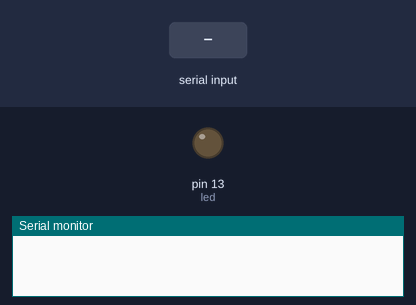
Simulated run of this sketch. Board: Arduino Uno, built with avr-gcc and run on an emulated ATmega328P. On the bench: output pins drawn as LEDs (lit = HIGH), the last lines printed to the serial monitor. The inputs (shaded band) are chosen by the test bench.

Above: at 1.2 s.
1.3 s: "1" received over Serial
At 2.85 s:
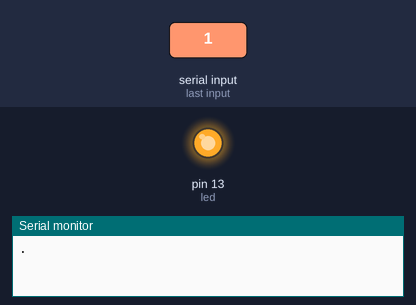
4.3 s: "0" received over Serial
7.3 s: "2" received over Serial
Timing chart, 0 to 13.9 s (numbered marks = the images above; inputs shaded):
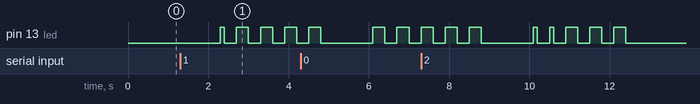

Measured:
- after the input at 1.3 s, pin 13 (led): LOW → HIGH after 1.0 s, then repeats every 0.60 s: LOW 0.30 s, HIGH 0.30 s

The sketch:

A5ArduinoMorse.ino
```cpp
/*
  A5 ArduinoMorse
  Blinks LED in morse based on serial input.
*/

// Converts ASCII value to character table position
#define MORSIFY(a) \
       (a > 47 && a < 58)  ? a - 22 : \
       (a > 64 && a < 91)  ? a - 65 : \
       (a > 96 && a < 123) ? a - 97 : \
        36;

// Pin 13 has an LED connected on most Arduino boards.
// give it a name:
int led = 13;

// 36 characters  + 1 terminator
// 5 morse digits + 1 terminator
const char morse_str[37][6]   = {
  ".-",    "-...",  "-.-.",   // ABC
  "-..",   ".",     "..-.",   // DEF
  "--.",   "....",  "..",     // GHI
  ".---",  "-.-",   ".-..",   // JKL
  "--",    "-.",    "---",    // MNO
  ".--.",  "--.-",  ".-.",    // PQR
  "...",   "-",     "..-",    // STU
  "...-",  ".--",   "-..-",   // VWX
  "-.--",  "--..",            // YZ

  "-----", ".----", "..---",   // 012
  "...--", "....-", ".....",   // 345
  "-....", "--...", "---..",   // 678
  "----.", "\0",               // 9, TERM
};

// Allocate character buffer
char buf[1024];

// Forward Declaration
void send_morse(char c);

// the setup routine runs once when you press reset:
void setup() {
  // initialize the digital pin as an output.
  pinMode(led, OUTPUT);

  // Set up the serial connection
  Serial.begin(9600);
  int i = 0;
  for (i=0;i<1024;++i) {
    buf[i] = '\0';
  }
}

void send_morse(char c) {
  int i = 0;
  int character = MORSIFY(c);

  for (i=0; morse_str[character][i]!='\0'; ++i) {
    switch(morse_str[character][i]) {
      case '.':
        digitalWrite(led, HIGH);
        delay(100);
        digitalWrite(led, LOW);
        delay(300);
        Serial.write(".");
        break;
      case '-':
        digitalWrite(led, HIGH);
        delay(300);
        digitalWrite(led, LOW);
        delay(300);
        Serial.write("-");
        break;
      default:
        Serial.write("*default*");
        delay(400);
        break;
    }
  }
  Serial.write(" ");
  return;
}

void send_ccode(char c) {
  int i = 0;
  int character = MORSIFY(c);
  Serial.print(character);
  return;
}

// the loop routine runs over and over again forever:
void loop() {
  // Note the M$ Windoze carriage return
  int sz = 0;
  sz = Serial.readBytesUntil('\r\n', buf, 1024);

  // For each character in the buffer
  int i=0;
  for (i=0;i<sz;++i) {
    send_morse(buf[i]);
   // send_ccode(buf[i]);
  }
}
```
